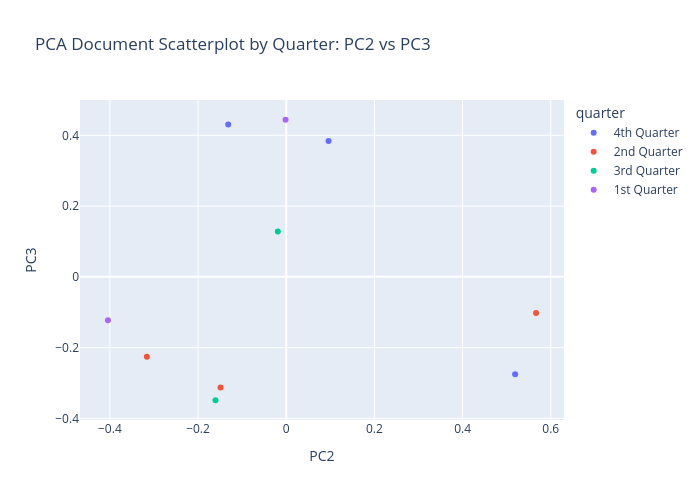

Notebook cell for this chart:
### Markdown cell above
### PCA VISUALIZATION 1
- The first component shows a clear split in vocabulary, separating documents based on different themes or types of language.

### Code cell
px.scatter(DCM_META.reset_index(),
           x="PC2",
           y="PC3",
           color="quarter",
           hover_name="mag_id",
           title="PCA Document Scatterplot by Quarter: PC2 vs PC3",
           height=500,
           width=700)

### Figure 1 — Plotly figure (JSON) as saved in the notebook; plotly's stock layout.template omitted (floating-point values rounded to 4 significant figures)
{"data": [{"hovertemplate": "<b>%{hovertext}</b><br><br>quarter=4th Quarter<br>PC2=%{x}<br>PC3=%{y}<extra></extra>", "hovertext": [0, 2, 5], "legendgroup": "4th Quarter", "marker": {"color": "#636efa", "symbol": "circle"}, "mode": "markers", "name": "4th Quarter", "orientation": "v", "showlegend": true, "type": "scatter", "x": [0.09601, -0.1316, 0.5191], "xaxis": "x", "y": [0.3842, 0.4308, -0.2754], "yaxis": "y"}, {"hovertemplate": "<b>%{hovertext}</b><br><br>quarter=2nd Quarter<br>PC2=%{x}<br>PC3=%{y}<extra></extra>", "hovertext": [1, 3, 9], "legendgroup": "2nd Quarter", "marker": {"color": "#EF553B", "symbol": "circle"}, "mode": "markers", "name": "2nd Quarter", "orientation": "v", "showlegend": true, "type": "scatter", "x": [0.5666, -0.1489, -0.3161], "xaxis": "x", "y": [-0.1018, -0.3125, -0.2258], "yaxis": "y"}, {"hovertemplate": "<b>%{hovertext}</b><br><br>quarter=3rd Quarter<br>PC2=%{x}<br>PC3=%{y}<extra></extra>", "hovertext": [4, 8], "legendgroup": "3rd Quarter", "marker": {"color": "#00cc96", "symbol": "circle"}, "mode": "markers", "name": "3rd Quarter", "orientation": "v", "showlegend": true, "type": "scatter", "x": [-0.1604, -0.01904], "xaxis": "x", "y": [-0.3487, 0.1281], "yaxis": "y"}, {"hovertemplate": "<b>%{hovertext}</b><br><br>quarter=1st Quarter<br>PC2=%{x}<br>PC3=%{y}<extra></extra>", "hovertext": [6, 7], "legendgroup": "1st Quarter", "marker": {"color": "#ab63fa", "symbol": "circle"}, "mode": "markers", "name": "1st Quarter", "orientation": "v", "showlegend": true, "type": "scatter", "x": [-0.001442, -0.4043], "xaxis": "x", "y": [0.444, -0.1229], "yaxis": "y"}], "layout": {"height": 500, "legend": {"title": {"text": "quarter"}, "tracegroupgap": 0}, "title": {"text": "PCA Document Scatterplot by Quarter: PC2 vs PC3"}, "width": 700, "xaxis": {"anchor": "y", "domain": [0, 1], "title": {"text": "PC2"}}, "yaxis": {"anchor": "x", "domain": [0, 1], "title": {"text": "PC3"}}}}
